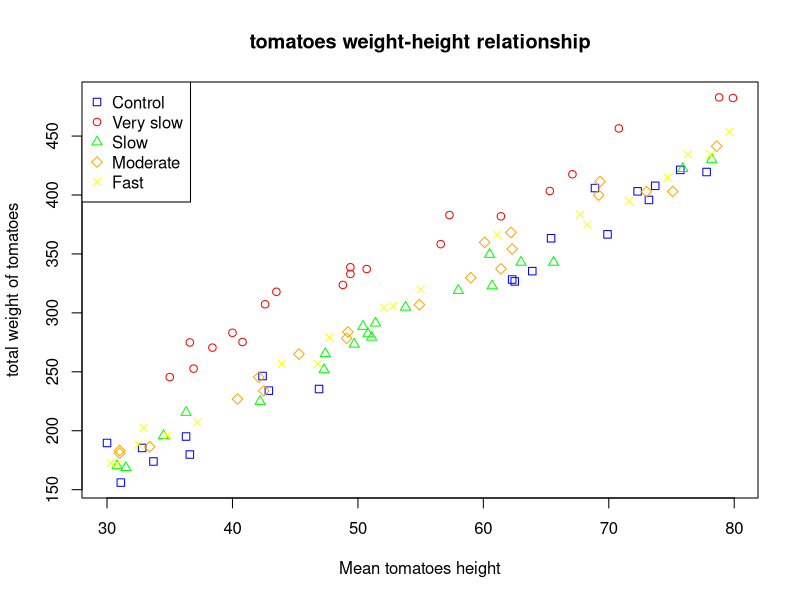
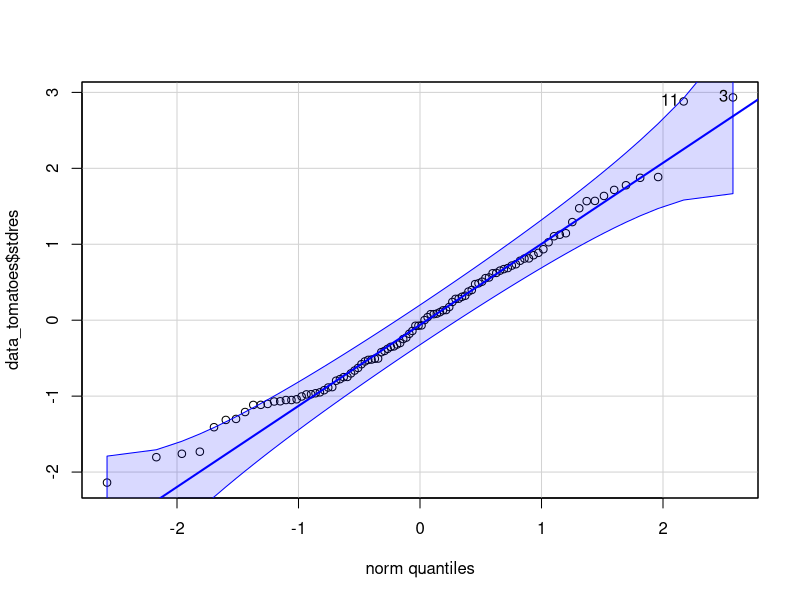
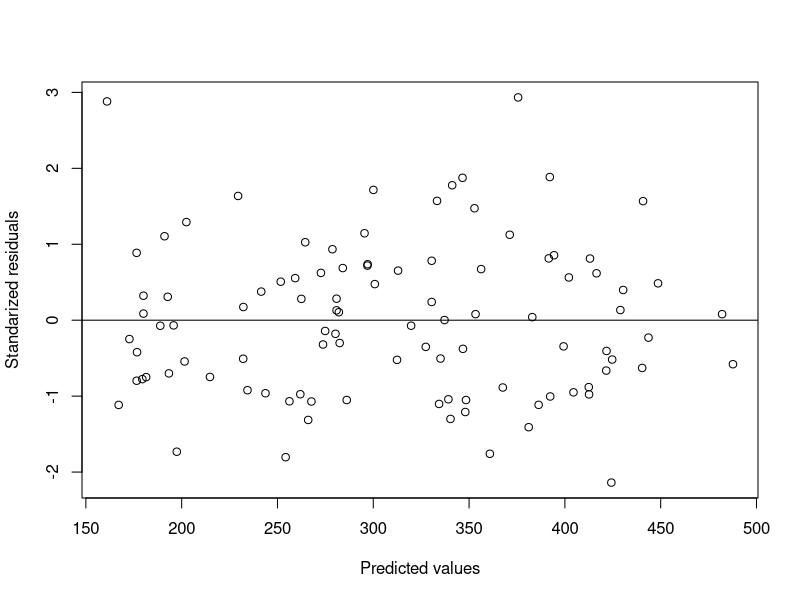

Here is the R script that generated these plots, in order:
## ---- chunk 1
library(readxl)
data_tomatoes = read_excel("Hwk8Q1DatSp17.xlsx")
head(data_tomatoes)
data_tomatoes$Treatment = as.factor(data_tomatoes$Treatment)
# coded scatterplot
firesymbols = c()
firecolors = c()
for (i in 1:(dim(data_tomatoes)[1])) {
#check if there is a fireplace, symbol 2 corresponds to triangles
if (data_tomatoes$Treatment[i] == "E") {
firesymbols[i] = 0
firecolors[i] = 'blue'
}
if (data_tomatoes$Treatment[i] == "A") {
firesymbols[i] = 1
firecolors[i] = 'red'
}
if (data_tomatoes$Treatment[i] == "B") {
firesymbols[i] = 2
firecolors[i] = 'green'
}
if (data_tomatoes$Treatment[i] == "C") {
firesymbols[i] = 5
firecolors[i] = 'orange'
}
if (data_tomatoes$Treatment[i] == "D") {
firesymbols[i] = 4
firecolors[i] = 'yellow'
}  
}
plot(data_tomatoes$Height, data_tomatoes$Weight, pch = firesymbols, col = firecolors,
xlab = "Mean tomatoes height", ylab = "total weight of tomatoes",
main = "tomatoes weight-height relationship")
legend("topleft", legend = c("Control", "Very slow", "Slow", "Moderate", "Fast"),  pch = c(0,1,2,5,4), col = c('blue', 'red', 'green', 'orange', 'yellow'))
## ---- chunk 2
model1 = lm(Weight~Treatment, data=data_tomatoes)
anova(model1)
## ---- chunk 3
model2 = lm(Weight~ Treatment*Height, data=data_tomatoes)
anova(model2)
## ---- chunk 4
summary(model2)
anova(model2)
## ---- chunk 5
library(car)
data_tomatoes$stdres=rstandard(model2)
qqPlot(data_tomatoes$stdres)
## ---- chunk 6
plot(model2$fitted.values, data_tomatoes$stdres, ylab="Standarized residuals", xlab="Predicted values", abline(0,0))
## ---- chunk 7
library(multcomp)
model3 = aov(Weight~ Treatment*Height, data=data_tomatoes)
factors=table(data_tomatoes$Treatment)
#cont = contrMat(factors, base=5) # this function help us to establish treatment E as the control group 
cont = contrMat(factors, type=c("Dunnett"), base=5) # this function help us to establish treatment E as the control group 
summary(glht(model3, linfct = mcp(Treatment=cont)))
## ---- chunk 8
library(readxl)
data_berries = read_excel("Hwk8Q2DatSp17.xlsx")
head(data_berries)
data_berries$Var = as.factor(data_berries$Var)
data_berries$Blk = as.factor(data_berries$Blk)
## ---- chunk 9
model1_berries = aov(Yield~ Var + Blk, data=data_berries)
anova(model1_berries)
## ---- chunk 10
TukeyHSD(model1_berries)
## ---- chunk 11
library('lme4')
model2_berries= lmer(Yield~ Var + (1|Blk), data=data_berries, REML=F)
summary(model2_berries)
## ---- chunk 12
library(nlme)
modelA = lme(Yield~ Var, random=~1|Blk, data=data_berries, method="ML")
modelB = gls(Yield~ Var, data=data_berries, method = "ML")   
anova(modelB,modelA)
